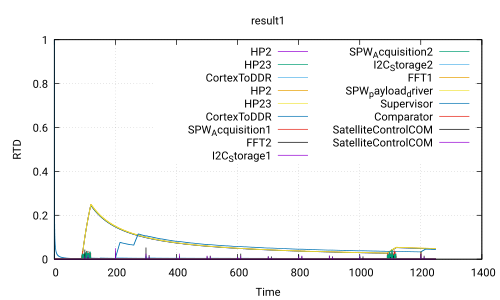

The gnuplot source for this figure:
 set title 'result1'
 set ylabel 'RTD'
 set xlabel 'Time'
 set grid
 set term pdf
 set output 'Use_case_DoubleCamera_Safety.ATIPPIC.executable260.0_0.0.pdf'
 plot 'Use_case_DoubleCamera_Safety.ATIPPIC.executable260.0_0.0.csv' using 1:2 with lines title 'HP2','Use_case_DoubleCamera_Safety.ATIPPIC.executable260.0_0.0.csv' using 1:3 with lines title 'HP23','Use_case_DoubleCamera_Safety.ATIPPIC.executable260.0_0.0.csv' using 1:4 with lines title 'CortexToDDR','Use_case_DoubleCamera_Safety.ATIPPIC.executable260.0_0.0.csv' using 1:5 with lines title 'HP2','Use_case_DoubleCamera_Safety.ATIPPIC.executable260.0_0.0.csv' using 1:6 with lines title 'HP23','Use_case_DoubleCamera_Safety.ATIPPIC.executable260.0_0.0.csv' using 1:7 with lines title 'CortexToDDR','Use_case_DoubleCamera_Safety.ATIPPIC.executable260.0_0.0.csv' using 1:8 with lines title 'SPW_Acquisition1','Use_case_DoubleCamera_Safety.ATIPPIC.executable260.0_0.0.csv' using 1:9 with lines title 'FFT2','Use_case_DoubleCamera_Safety.ATIPPIC.executable260.0_0.0.csv' using 1:10 with lines title 'I2C_Storage1','Use_case_DoubleCamera_Safety.ATIPPIC.executable260.0_0.0.csv' using 1:11 with lines title 'SPW_Acquisition2','Use_case_DoubleCamera_Safety.ATIPPIC.executable260.0_0.0.csv' using 1:12 with lines title 'I2C_Storage2','Use_case_DoubleCamera_Safety.ATIPPIC.executable260.0_0.0.csv' using 1:13 with lines title 'FFT1','Use_case_DoubleCamera_Safety.ATIPPIC.executable260.0_0.0.csv' using 1:14 with lines title 'SPW_payload_driver','Use_case_DoubleCamera_Safety.ATIPPIC.executable260.0_0.0.csv' using 1:15 with lines title 'Supervisor','Use_case_DoubleCamera_Safety.ATIPPIC.executable260.0_0.0.csv' using 1:16 with lines title 'Comparator','Use_case_DoubleCamera_Safety.ATIPPIC.executable260.0_0.0.csv' using 1:17 with lines title 'SatelliteControlCOM','Use_case_DoubleCamera_Safety.ATIPPIC.executable260.0_0.0.csv' using 1:18 with lines title 'SatelliteControlCOM'
